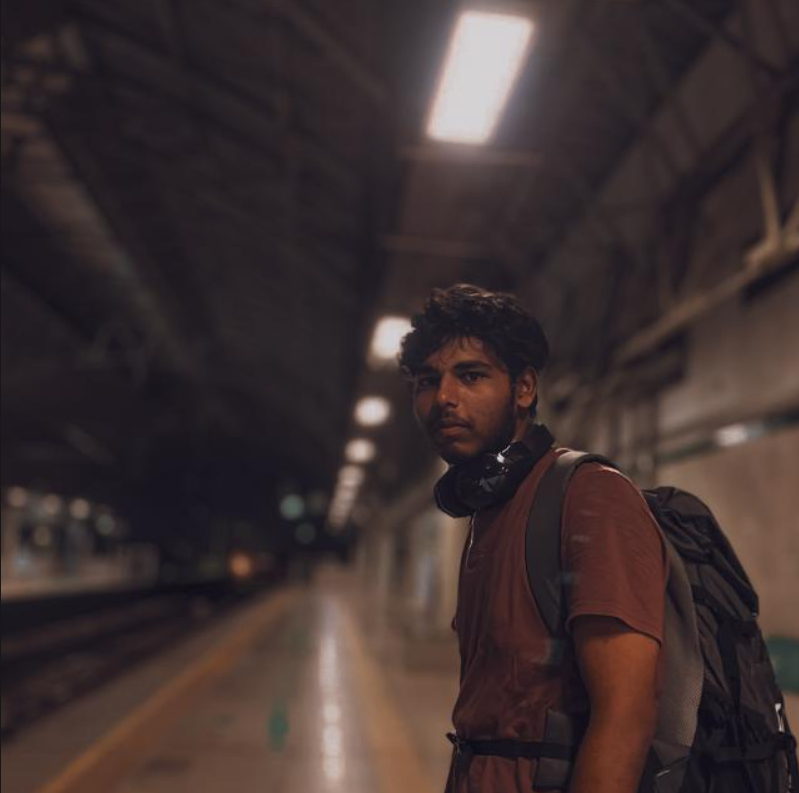
#> input picture ramus.png, 799 x 793 px
$ jupyter execute THRESHOLDING.ipynb
#> lines starting #> are read from the running program, lines starting #| are printed output that depends on the picture; after the words box and inside, x2 and y2 are one past the last pixel; in counts of white or black regions, pixels touching at a corner belong together
[cell 1]
## NAME : MOENISH BAALAN
## REG NO : 21222320057

[cell 2]
import cv2
import numpy as np
import matplotlib.pyplot as plt

[cell 3]
image = cv2.imread('ramus.png')
#> image is the input picture: shape (793, 799, 3); mean B, G, R 49, 48.9, 62.2
gray_image = cv2.cvtColor(image, cv2.COLOR_BGR2GRAY)
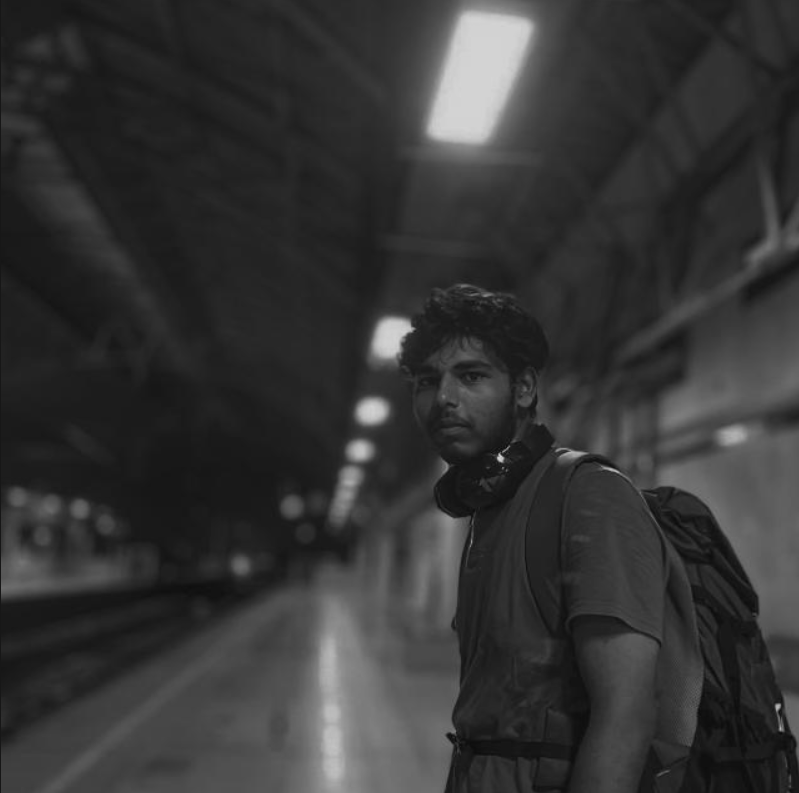
#> gray_image: shape (793, 799); min 9, max 213, mean 52.9

[cell 4]
plt.imshow(cv2.cvtColor(image, cv2.COLOR_BGR2RGB))
plt.title("Original Image")
plt.axis('off')
plt.show()

[cell 5]
_, global_thresholded = cv2.threshold(gray_image, 101, 255, cv2.THRESH_BINARY)
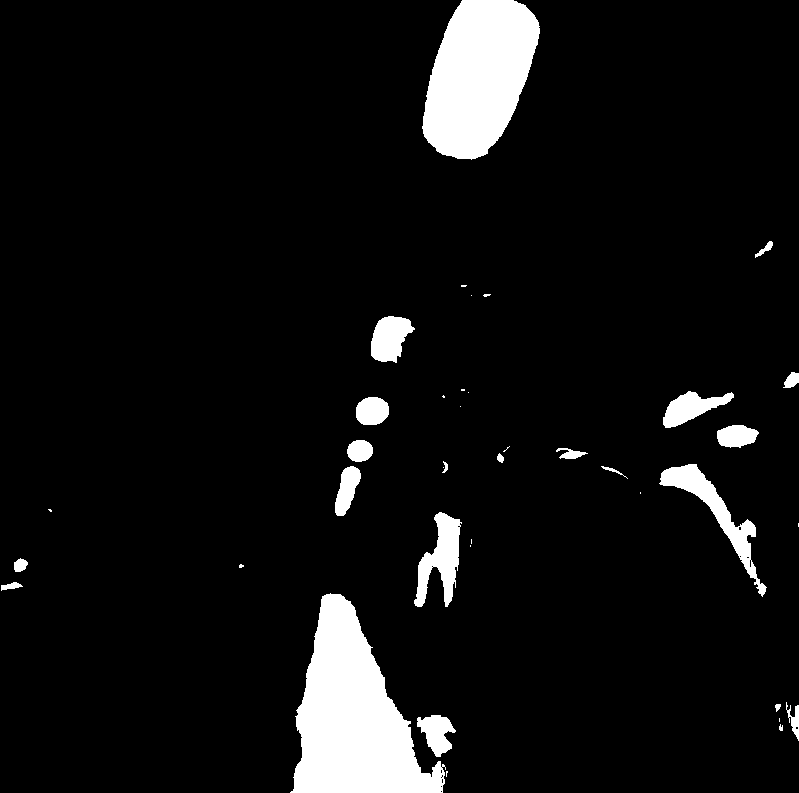
#> global_thresholded: shape (793, 799); 6.8% white; 39 white regions (17 under 20 px), largest, box (x1, y1, x2, y2) and area: (290, 593, 446, 793) 17146, (422, 0, 540, 160) 13466, (659, 464, 767, 597) 2694
plt.imshow(global_thresholded, cmap='gray')
plt.title("Global Thresholding")
plt.axis('off')
plt.show()

[cell 6]
adaptive_thresholded = cv2.adaptiveThreshold(gray_image, 255, cv2.ADAPTIVE_THRESH_GAUSSIAN_C, cv2.THRESH_BINARY, 15, 3)
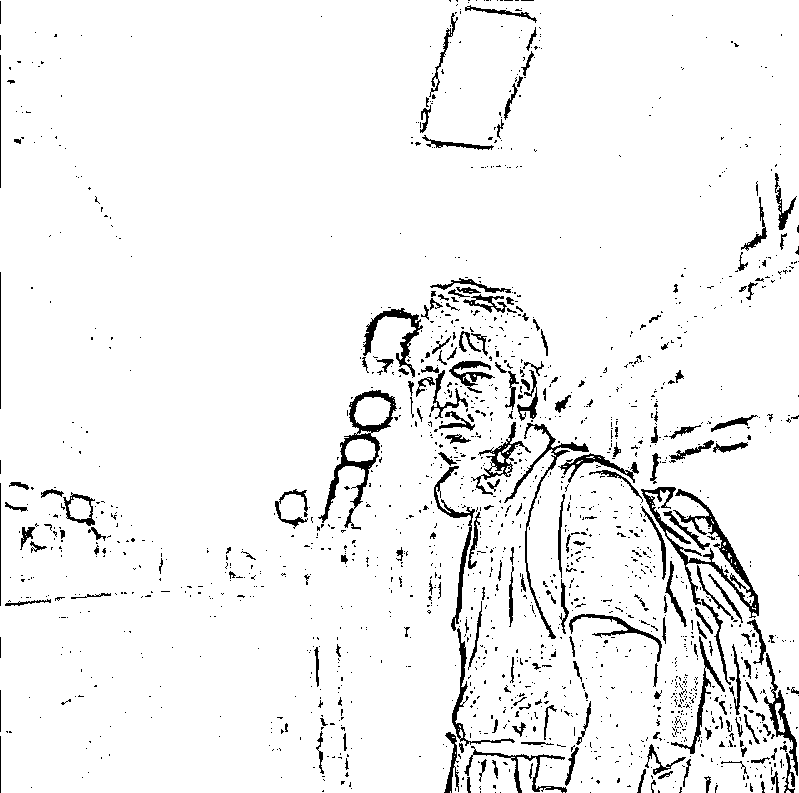
#> adaptive_thresholded: shape (793, 799); 94.6% white; 1669 black regions (1455 under 20 px), largest, box (x1, y1, x2, y2) and area: (641, 487, 759, 618) 2514, (318, 390, 397, 530) 1858, (504, 423, 589, 639) 1156
plt.imshow(adaptive_thresholded, cmap='gray')
plt.title("Adaptive Thresholding")
plt.axis('off')
plt.show()

[cell 7]
_, otsu_thresholded = cv2.threshold(gray_image, 1, 255, cv2.THRESH_BINARY + cv2.THRESH_OTSU)
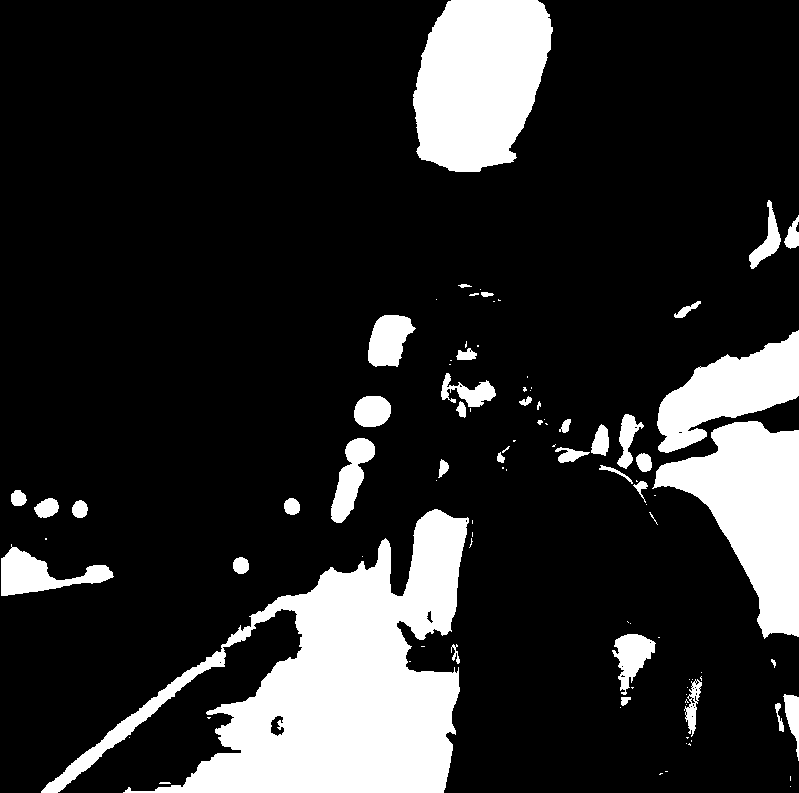
#> otsu_thresholded: shape (793, 799); 17% white; 97 white regions (55 under 20 px), largest, box (x1, y1, x2, y2) and area: (41, 509, 469, 793) 48377, (413, 0, 553, 172) 18805, (652, 421, 799, 639) 16116
plt.imshow(otsu_thresholded, cmap='gray')
plt.title("Otsu's Method")
plt.axis('off')
plt.show()
